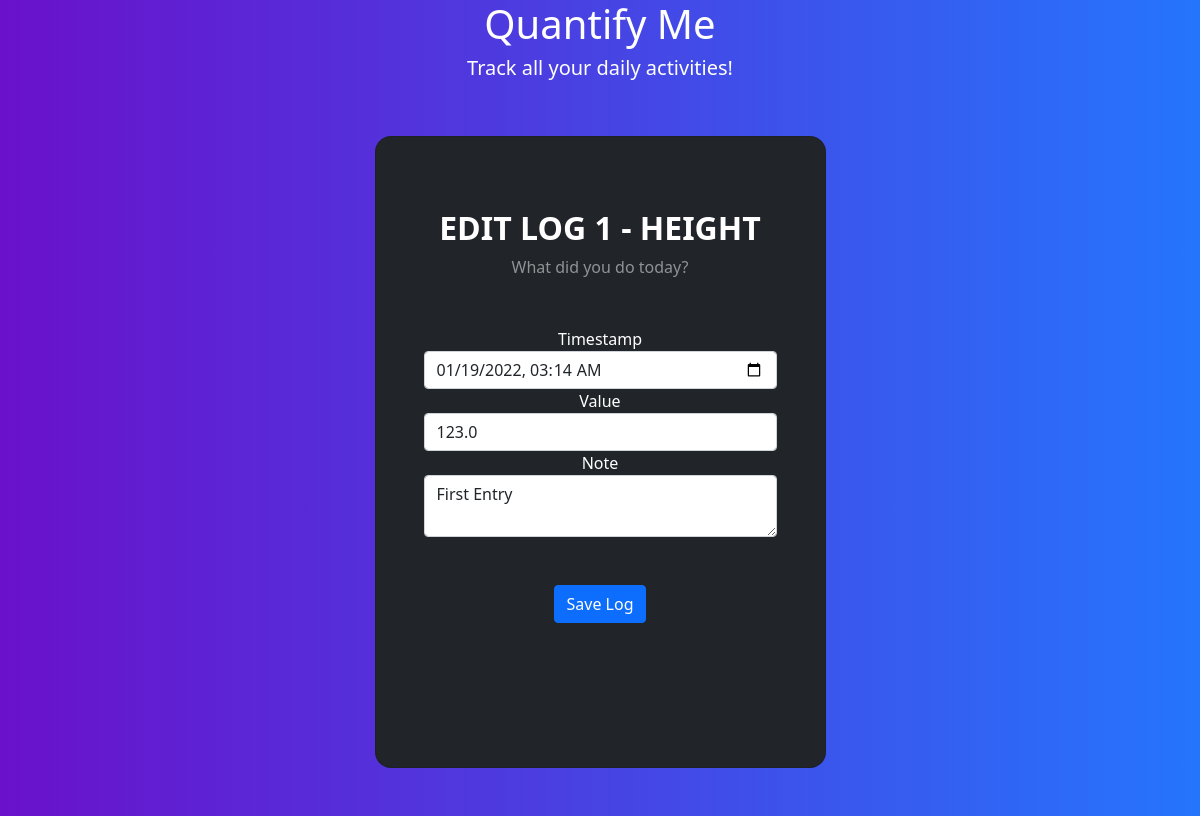
/trackers/Height/1/edit, run on the app's committed database.
### app/models.py (models this page shows)
class Log(db.Model):
    __tablename__ = 'logs'
    id = db.Column(db.Integer, primary_key=True, autoincrement=True)
    tracker_id = db.Column(db.Integer, db.ForeignKey('trackers.tracker_id'), nullable=False)
    user_id = db.Column(db.Integer, db.ForeignKey('users.user_id'), nullable=False)
    timestamp = db.Column(db.DateTime, nullable=False)
    value = db.Column(db.Float, nullable=False)
    note = db.Column(db.Text, nullable=False)

class Tracker(db.Model):
    __tablename__ = 'trackers'
    tracker_id = db.Column(db.Integer, primary_key=True, autoincrement=True)
    user_id = db.Column(db.Integer, db.ForeignKey('users.user_id'), nullable=False)
    name = db.Column(db.String(80), nullable=False)
    description = db.Column(db.Text, nullable=False)
    tracker_type = db.Column(db.Integer, nullable=False) #, db.ForeignKey('tracker_types.id'), nullable=False)
    settings = db.Column(db.Text)

### app/controllers.py (the view)
@app.route('/trackers/<tracker>/<log>/edit', methods=['GET','POST'])
def edit_log(tracker, log):
    tracker = Tracker.query.filter_by(name=tracker).first()
    log = Log.query.filter_by(id=log).first()
    this_tracker = Tracker.query.get(log.tracker_id)
    try:
        if request.method == 'POST':
            when = request.form.get('date')
            when = datetime.datetime.strptime(when, '%Y-%m-%dT%H:%M')
            value = request.form.get('value')
            note = request.form.get('note')
            log.timestamp = when
            log.value = value
            log.note = note
            from .database import db
            db.session.commit()
            return redirect(url_for('journal', tracker=this_tracker.name))
    except Exception as e:
        print(e)
    return render_template('edit_log.html', log=log, tracker=tracker)

### templates/edit_log.html (shortened to what this page needs)
<!DOCTYPE html>
<html lang="en"><head>
    <link rel="stylesheet" href="../../../static/bootstrap/css/bootstrap.min.css" />
    <link rel="stylesheet" href="../../../static/style.css" />
  </head>
  <body class="gradient-custom">
    <div class="text-center text-white">
      <h1>Quantify Me</h1>
      <h5>Track all your daily activities!</h5>
    </div>
    <section class="vh-75 gradient-custom">
      <div class="container py-5 h-100">
        <div class="row d-flex justify-content-center align-items-center h-100">
          <div class="col-12 col-md-8 col-lg-6 col-xl-5">
            <div class="card bg-dark text-white" style="border-radius: 1rem">
              <div class="card-body p-5 text-center">
                <div class="mb-md-5 mt-md-4 pb-5">
                  <h2 class="fw-bold mb-2 text-uppercase">Edit Log {{log.id}} - {{ tracker.name }}</h2>
                  <p class="text-white-50 mb-5">What did you do today?</p>
                  <form method="post">
                    <label for="date">Timestamp</label>
                    <input
                        type="datetime-local"
                        class="form-control"
                        id="date"
                        name="date"
                        value="{{ log.timestamp.strftime('%Y-%m-%dT%H:%M') }}"
                        required
                    />
                    <label for="value">Value</label>
            {% if tracker.tracker_type=='Numerical'  %}
                    <input
                        type="number"
                        class="form-control"
                        id="value"
                        name="value"
                        placeholder="Enter Number"
                        maxlength="30"
            value="{{log.value}}"
                        required
                    />
            {% endif %}
                        <label for="note">Note</label>
                    <textarea
                        class="form-control"
                        id="note"
                        name="note"
                        placeholder="Enter log notes"
                        maxlength="200"
                        required
                    >{{log.note}}</textarea>
                    <br>
                    <button
                      type="submit"
                      class="btn btn-block btn-primary mt-4"
                    >
                    Save Log
                    </button>
                  </form>
                </div>
              </div>
            </div>
          </div>
        </div>
      </div>
    </section>
  </body>
</html>

### static/style.css (style rules this page uses)
.gradient-custom { background: #6a11cb; background: -webkit-linear-gradient(to right, rgba(106, 17, 203, 1), rgba(37, 117, 252, 1)); background: linear-gradient(to right, rgba(106, 17, 203, 1), rgba(37, 117, 252, 1)) }

### data on the page
Log: id "1", date "01/19/2022 03:14", value "123.0", note "First Entry"
Tracker: name "HEIGHT"
